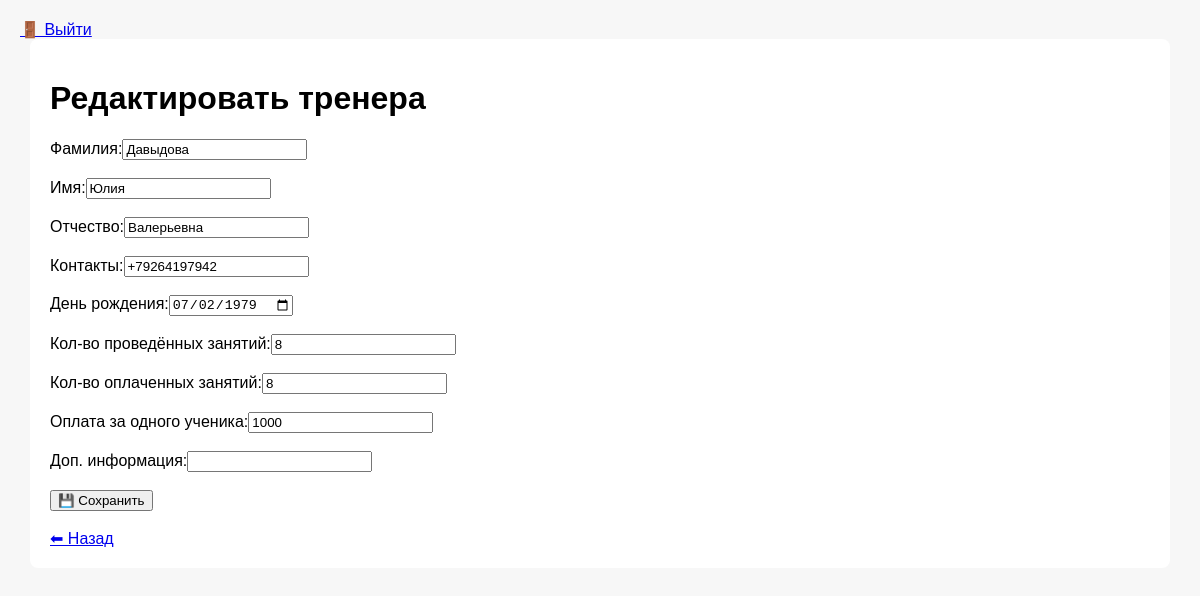
The app's page /coaches/edit/1 (signed in), older data.
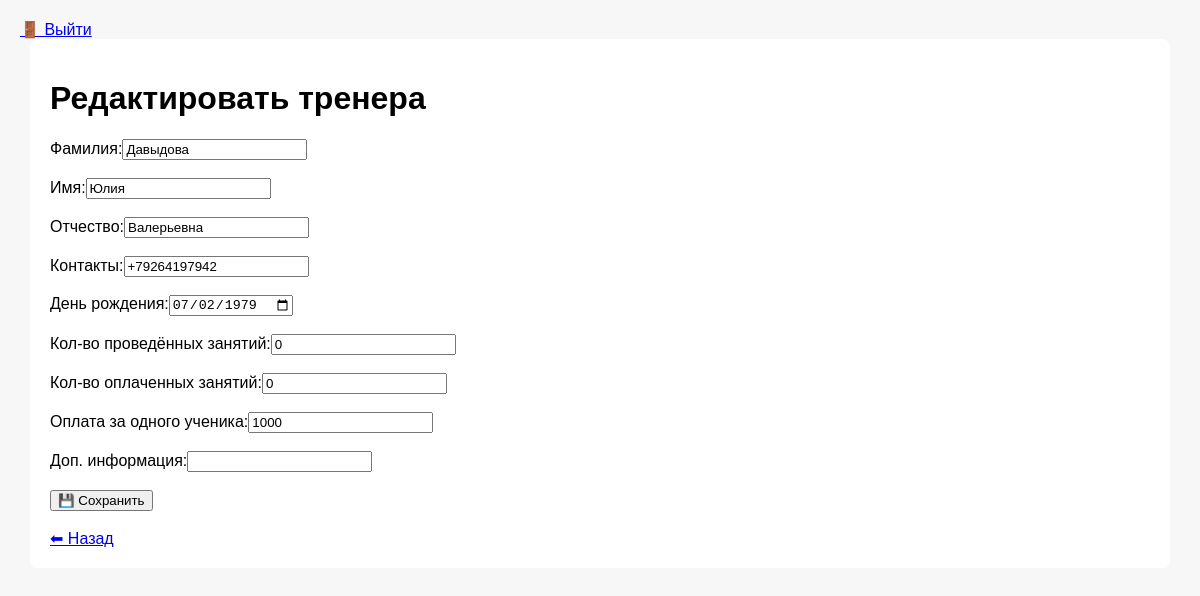
The same page, newer data.
### tables this page shows
CREATE TABLE coaches
                   (
                       id INTEGER PRIMARY KEY AUTOINCREMENT,
                       first_name TEXT NOT NULL,
                       last_name TEXT NOT NULL,
                       middle_name TEXT,
                       contacts TEXT,
                       birthday TEXT,
                       lessons_count INTEGER,
                       lessons_paid INTEGER,
                       student_payment INTEGER,
                       additional_info TEXT,
                       creation_date TEXT
                   );

### app.py (the view)
    def wrapper(*args, **kwargs):
        if "user" not in session:
            return redirect(url_for("login"))
        return fn(*args, **kwargs)

### app.py (called while the page is built, shortened)
def login_required(fn):
    def wrapper(*args, **kwargs):
        if "user" not in session:
            return redirect(url_for("login"))
        return fn(*args, **kwargs)
    wrapper.__name__ = fn.__name__
    return wrapper

@app.route("/coaches/edit/<int:coach_id>", methods=["GET", "POST"])
@login_required
def edit_coach(coach_id):
    coach = db.get_coach_by_id(coach_id)
    return render_template("edit_coach.html", coach=coach)

### database.py (called while the page is built)
def get_connection():
    conn = sqlite3.connect(DB_NAME)
    conn.row_factory = sqlite3.Row
    return conn

def get_coach_by_id(coach_id):
    conn = get_connection()
    coach = conn.execute("SELECT * FROM coaches WHERE id=?", (coach_id,)).fetchone()
    conn.close()
    return coach

### templates/edit_coach.html (shortened to what this page needs)
{% extends "base.html" %}
{% block content %}
<h1>Редактировать тренера</h1>
<form method="POST">
    <label>Фамилия:<input type="text" name="last_name" value="{{ coach.last_name }}" required></label><br><br>
    <label>Имя:<input type="text" name="first_name" value="{{ coach.first_name }}" required></label><br><br>
    <label>Отчество:<input type="text" name="middle_name" value="{{ coach.middle_name }}"></label><br><br>
    <label>Контакты:<input type="text" name="contacts" value="{{ coach.contacts }}"></label><br><br>
    <label>День рождения:<input type="date" name="birthday" value="{{ coach.birthday }}"></label><br><br>
    <label>Кол-во проведённых занятий:<input type="number" name="lessons_count"
                                             value="{{ coach.lessons_count }}"></label><br><br>
    <label>Кол-во оплаченных занятий:<input type="number" name="lessons_paid"
                                            value="{{ coach.lessons_paid }}"></label><br><br>
    <label>Оплата за одного ученика:<input type="number" name="student_payment"
                                           value="{{ coach.student_payment }}"></label><br><br>
    <label>Доп. информация:<input type="text" name="additional_info"
                                  value="{{ coach.additional_info }}"></label><br><br>
    <button type="submit">💾 Сохранить</button>
</form>
<br>
<a href="{{ url_for('coaches') }}">⬅ Назад</a>
{% endblock %}

Row changes from the older to the newer data that the page shows:
changed coaches "Давыдова": lessons_count "8" → "0"; lessons_paid "8" → "0"
